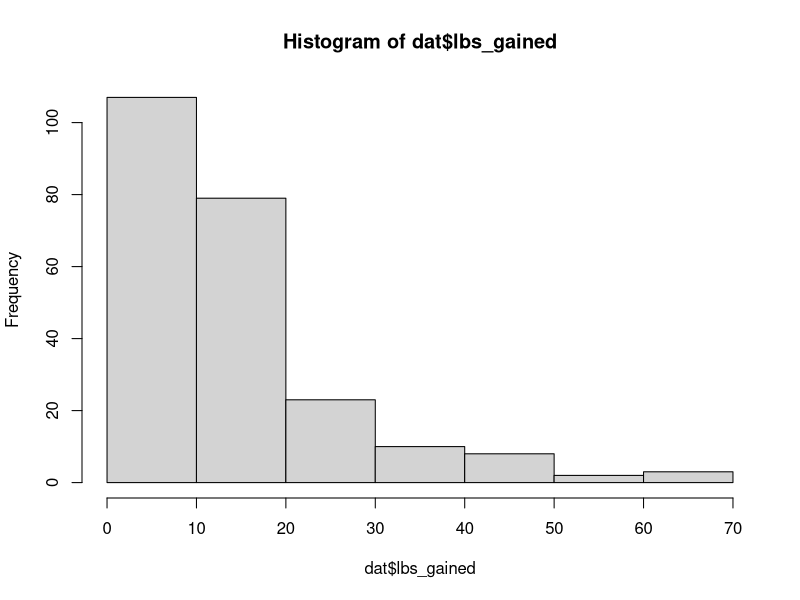

Source code (R): (Note: this script raises an error after producing the figure.)
## ---- chunk 1
knitr::opts_chunk$set(echo = TRUE)
## ---- chunk 2
library(tidyr)
## ---- chunk 3
dat <- read.csv('Practicum 1 Data.csv', header = TRUE)
## ---- chunk 4
# get rid of rows that have Snumber value missing
# dat <- dat[complete.cases(dat[ , 1]), ]

# dat$lbs_gained <- replace_na(dat$lbs_gained, 0) --> might not want to include this b/c it makes certain NA Yes values turn into 0, which is inaccurate and might affect results

hist(dat$lbs_gained)

x <- length(dat$weightgain)

for (i in 1:x) {
  if (dat$weightgain == 'No')
    dat$lbs_gained == 0
}
